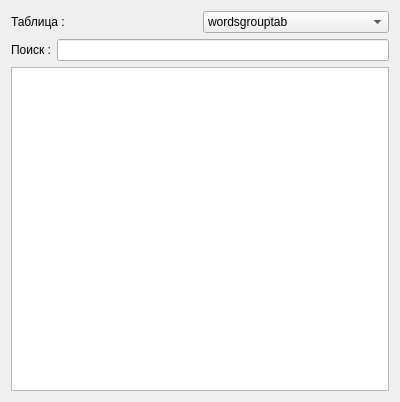
<?xml version="1.0" encoding="UTF-8"?>
<ui version="4.0">
 <class>Form</class>
 <widget class="QWidget" name="Form">
  <property name="geometry">
   <rect>
    <x>0</x>
    <y>0</y>
    <width>400</width>
    <height>402</height>
   </rect>
  </property>
  <property name="windowTitle">
   <string>База данных</string>
  </property>
  <property name="windowIcon">
   <iconset>
    <normaloff>../pics/Databaseicon.png</normaloff>../pics/Databaseicon.png</iconset>
  </property>
  <layout class="QVBoxLayout" name="verticalLayout">
   <item>
    <layout class="QHBoxLayout" name="horizontalLayout">
     <item>
      <widget class="QLabel" name="label">
       <property name="text">
        <string>Таблица : </string>
       </property>
      </widget>
     </item>
     <item>
      <widget class="QComboBox" name="comboBox">
       <item>
        <property name="text">
         <string>wordsgrouptab</string>
        </property>
       </item>
       <item>
        <property name="text">
         <string>wordtab</string>
        </property>
       </item>
       <item>
        <property name="text">
         <string>dialogtab</string>
        </property>
       </item>
       <item>
        <property name="text">
         <string>actiontab</string>
        </property>
       </item>
      </widget>
     </item>
    </layout>
   </item>
   <item>
    <layout class="QHBoxLayout" name="horizontalLayout_2">
     <item>
      <widget class="QLabel" name="label_2">
       <property name="text">
        <string>Поиск :</string>
       </property>
      </widget>
     </item>
     <item>
      <widget class="QLineEdit" name="lineEdit"/>
     </item>
    </layout>
   </item>
   <item>
    <widget class="QTableView" name="tableView">
     <property name="contextMenuPolicy">
      <enum>Qt::ActionsContextMenu</enum>
     </property>
    </widget>
   </item>
  </layout>
 </widget>
 <resources/>
 <connections/>
</ui>
